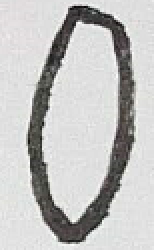
#> input picture 0.png, 77 x 125 px (shown 2 times larger); its folder holds 4 pictures in this run
$ python ocr.py
#> lines starting #> are read from the running program, lines starting #| are printed output that depends on the picture; after the words box and inside, x2 and y2 are one past the last pixel; in counts of white or black regions, pixels touching at a corner belong together; pictures that were not available may be replaced by others from this repository, and a replacement may not be noted
from os import listdir
import numpy
import operator
import cv2

def imProcess(imagePath):
#> called with imagePath = 'F:\\Users\\yang\\PycharmProjects\\OCR_KNN'
    testDigits = listdir(imagePath)
    for i in range(len(testDigits)):
        imageName = testDigits[i]#图像命名格式为N_M.png，NM含义见4）生成训练样本
        #imageClass = int((imageName.split('.')[0]).split('_')[0])#这个图像的数字是多少
        image = cv2.imread(imageName,cv2.IMREAD_GRAYSCALE)
#> image: shape (125, 77); min 0, max 255, mean 192.5
        image = cv2.resize(image, (32, 32), interpolation=cv2.INTER_AREA)
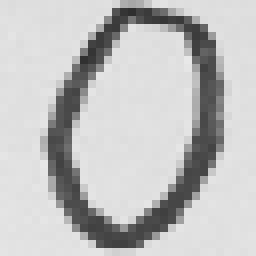
#> image: shape (32, 32) (shown 8 times larger); min 47, max 232, mean 192.5
        ret, image = cv2.threshold(image, 150, 255, cv2.THRESH_BINARY)
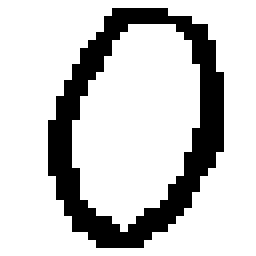
#> image: shape (32, 32) (shown 8 times larger); 79.5% white; black in thin lines or dots, all inside (x1, y1, x2, y2) = (6, 1, 28, 31)
        with open(r'F:\Users\yang\PycharmProjects\OCR_KNN\testDigits\\'+imageName.split('.')[0]+'.txt','w+') as file:
            for i in range(32):
                for j in range(32):
                    if image[i][j] == 255:
                        file.write('0')
                    else:
                        file.write('1')
                file.writelines('\n')

def img2vector(filename):
    returnvec = numpy.zeros((1,1024))
    file = open(filename)
    for i in range(32):
        line = file.readline()
        for j in range(32):
            returnvec[0,32*i+j] = int(line[j])
    return returnvec

def handWritingClassifyTest():
    labels=[]
    trainingFile = listdir(r'F:\Users\yang\PycharmProjects\OCR_KNN\trainingDigits')
    m = len(trainingFile)
    trainingMat = numpy.zeros((m,1024))
    for i in range(m):
        file = trainingFile[i]
        filestr = file.strip('.')[0]
        classnum = int(filestr.strip('_')[0])
        labels.append(classnum)
        trainingMat[i,:] = img2vector('trainingDigits/%s' % file)
    testFileList = listdir(r'F:\Users\yang\PycharmProjects\OCR_KNN\testDigits')
    error = 0.0
    testnum = len(testFileList)
    for i in range(testnum):
        file_test = testFileList[i]
        filestr_test = file_test.strip('.')[0]
        classnum_test = int(filestr_test.strip('_')[0])
        vector_test = img2vector('testDigits/%s'%file_test)
        result = classify(vector_test,trainingMat,labels,1)
        if(result!=classnum_test):error+=1.0
    print("准确率：%f"%(1.0-(error/float(testnum))))

def classify(inX,dataSet,labels,k):
    size = dataSet.shape[0]
    distance = (((numpy.tile(inX,(size,1))-dataSet)**2).sum(axis=1))**0.5
    sortedDistance = distance.argsort()
    count = {}
    for i in range(k):
        label = labels[sortedDistance[i]]
        count[label]=count.get(label,0)+1
    sortedcount = sorted(dict2list(count),key=operator.itemgetter(1),reverse=True)
    return sortedcount[0][0]

def dict2list(dic:dict):#将字典转换为list类型
    keys=dic.keys()
    values=dic.values()
    lst=[(key, value)for key,value in zip(keys,values)]
    return lst

# [18 lines of commented-out code are left out]
imProcess(r'F:\Users\yang\PycharmProjects\OCR_KNN')
#> (the run stopped early here; a loop or call above may not have finished)

$ run again, on 4.png
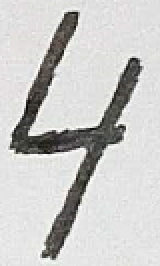
#> input picture 4.png, 80 x 133 px (shown 2 times larger)
#> in imProcess, `image = cv2.resize(image, (32, 32), interpolation=cv2.INTER_AREA)`:
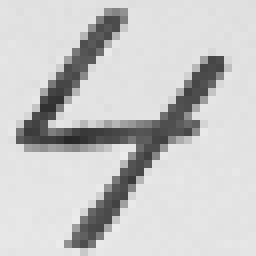
#> image: shape (32, 32) (shown 8 times larger); min 40, max 235, mean 200.8
#> in imProcess, `ret, image = cv2.threshold(image, 150, 255, cv2.THRESH_BINARY)`:
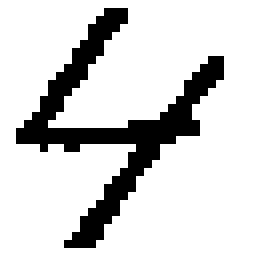
#> image: shape (32, 32) (shown 8 times larger); 82.8% white; black in thin lines or dots, all inside (x1, y1, x2, y2) = (2, 1, 28, 31)

$ run again, on 6.png
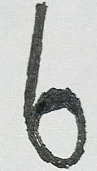
#> input picture 6.png, 97 x 171 px
#> in imProcess, `image = cv2.resize(image, (32, 32), interpolation=cv2.INTER_AREA)`:
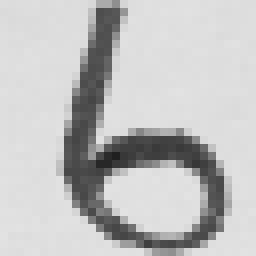
#> image: shape (32, 32) (shown 8 times larger); min 32, max 226, mean 192.8
#> in imProcess, `ret, image = cv2.threshold(image, 150, 255, cv2.THRESH_BINARY)`:
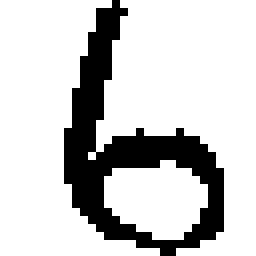
#> image: shape (32, 32) (shown 8 times larger); 79.8% white; 1 black region, box (x1, y1, x2, y2) and area: (8, 0, 28, 32) 207
